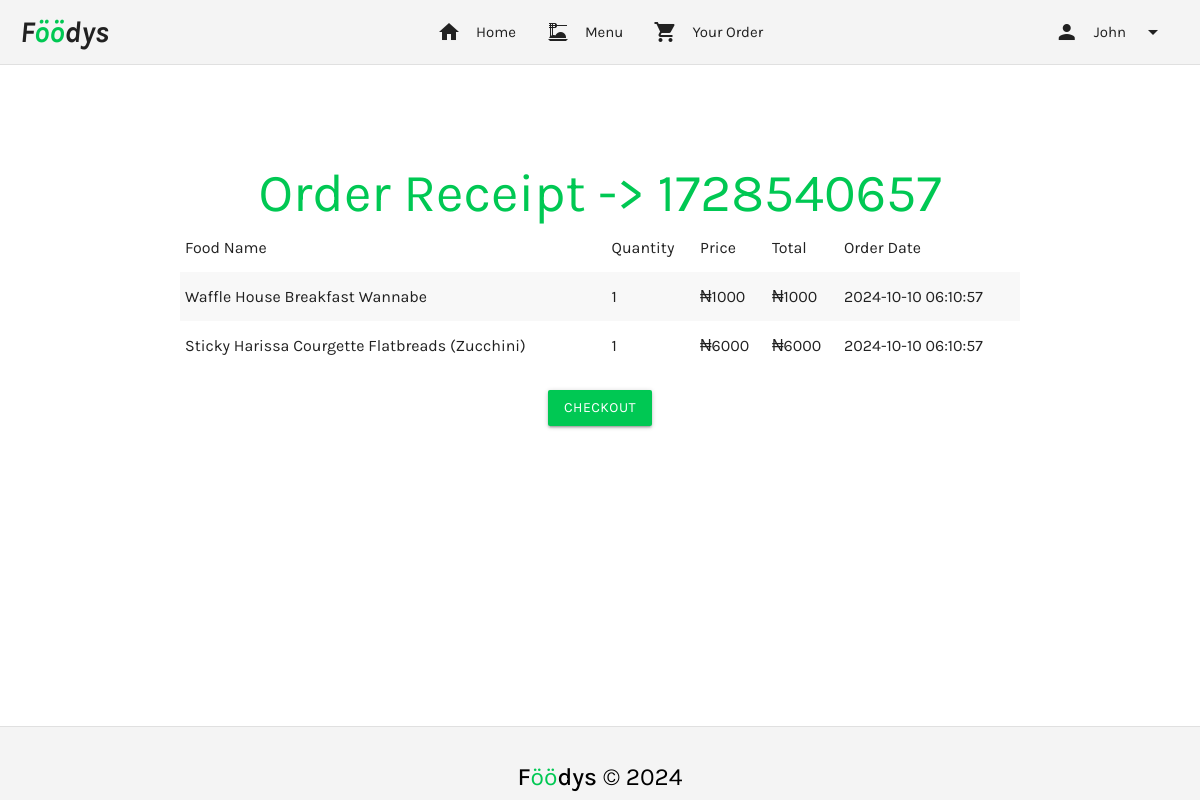
Screenshot of /receipt.php?user_id=1728540657 (signed in) with the database file from the repository.
### tables this page shows
CREATE TABLE `receipts_tb` (
  `receipt_id` int(11) NOT NULL,
  `user_id` varchar(30) NOT NULL,
  `food_name` varchar(255) NOT NULL,
  `quantity` varchar(11) NOT NULL,
  `food_price` varchar(20) NOT NULL,
  `total_price` varchar(20) NOT NULL,
  `order_date` timestamp NOT NULL DEFAULT current_timestamp()
);

### receipt.php (the view, shortened to what this page needs)
<?php
include ('./templates/nav.php');
include ('./templates/connect.php');
$user_id = $_GET['user_id'];
$select_receipt_query = "SELECT * FROM `receipts_tb` WHERE `user_id` = $user_id ORDER BY `order_date` DESC";
$select_query = mysqli_query($db_connect, $select_receipt_query);
$receipts = mysqli_fetch_all($select_query, MYSQLI_ASSOC);
?>
<body>
    <main>
        <div class="container center-align orders_head">
            <h2 class="green-text text-accent-4 solid">Order Receipt -> <?php echo $user_id; ?></h2>
            <?php if ($receipts) { ?>
                <table class="striped">
                    <thead>
                    <tr>
                        <th>Food Name</th>
                        <th>Quantity</th>
                        <th>Price</th>
                        <th>Total</th>
                        <th>Order Date</th>
                    </tr>
                </thead>
                <tbody>
                    <?php foreach ($receipts as $receipt) { ?>
                    <tr>
                        <td><?php echo $receipt['food_name']; ?></td>
                        <td><?php echo $receipt['quantity']; ?></td>
                        <td>₦<?php echo $receipt['food_price']; ?></td>
                        <td>₦<?php echo $receipt['total_price']; ?></td>
                        <td><?php echo $receipt['order_date']; ?></td>
                    </tr>
                    <?php } ?>
                </tbody>
            </table>
            <div class="center-align" style="margin: 20px 10px;"><a href="dashboard.php" class="btn green accent-4 white-text">Checkout</a></div>
            <?php } else {
                echo "<p class='center-align'>No orders found.</p>";
            } ?>
        </div>
    </main>
</body>
<?php
include ('./templates/footer.php');
?>

### templates/footer.php (style rules this page uses)
* { font-family: 'Karla', sans-serif; font-optical-sizing: auto; font-weight: 400; }
.solid { display: inline; }
body { display: flex; min-height: 100vh; flex-direction: column; }
main { flex: 1 0 auto; }
.orders_head { margin-top: 100px; }

### rows the page displays
receipts_tb: food_name "Waffle House Breakfast Wannabe", quantity "1", food_price "1000", total_price "1000", order_date "2024-10-10 06:10:57"
receipts_tb: food_name "Sticky Harissa Courgette Flatbreads (Zucchini)", quantity "1", food_price "6000", total_price "6000", order_date "2024-10-10 06:10:57"

### other values shown
$username "John"
$user_id "1728540657"
